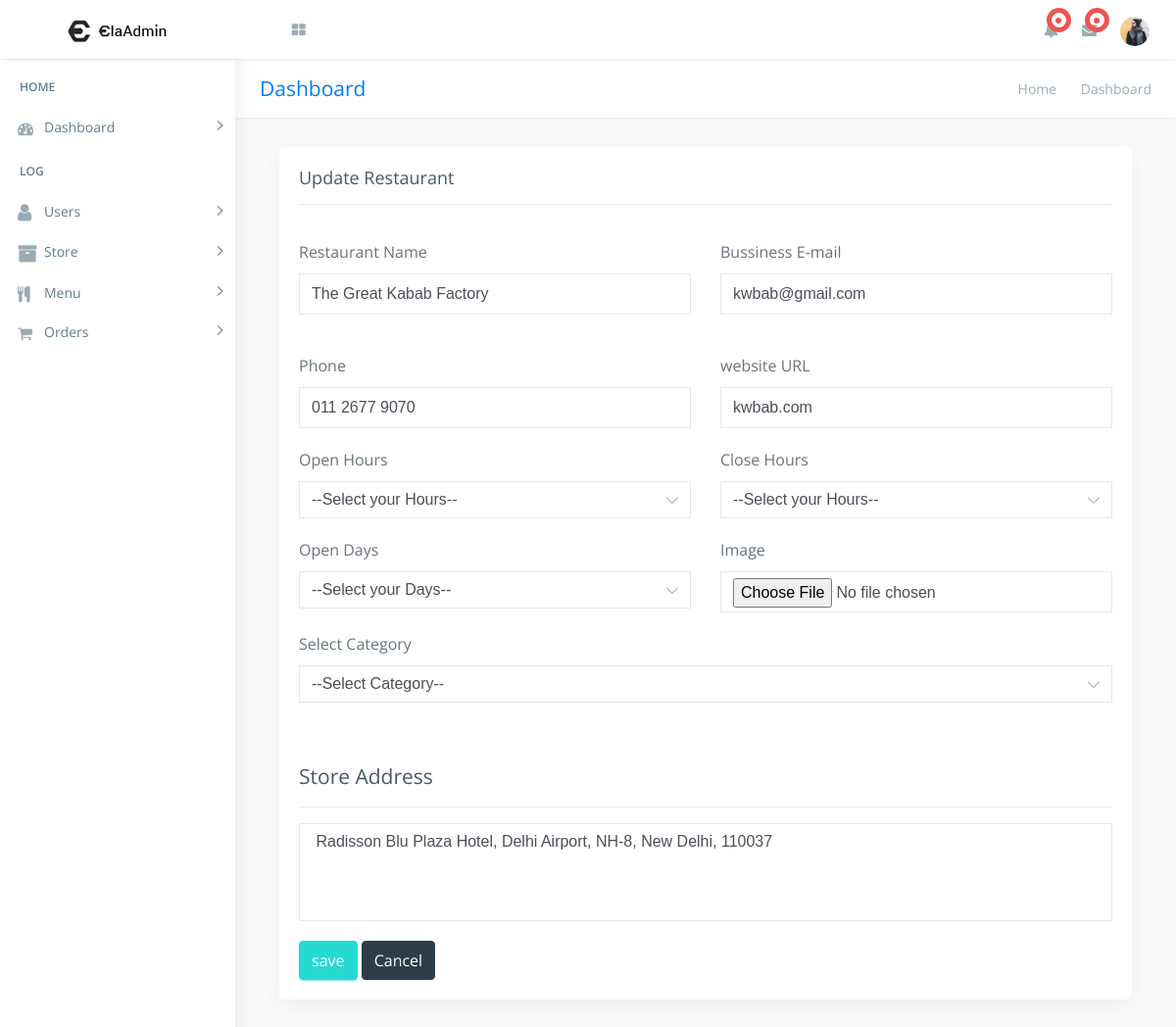
Page /admin/update_restraunt.php?res_upd=49 on the committed database.
### tables this page shows
CREATE TABLE `restaurant` (
  `rs_id` int(222) NOT NULL,
  `c_id` int(222) NOT NULL,
  `title` varchar(222) NOT NULL,
  `email` varchar(222) NOT NULL,
  `phone` varchar(222) NOT NULL,
  `url` varchar(222) NOT NULL,
  `o_hr` varchar(222) NOT NULL,
  `c_hr` varchar(222) NOT NULL,
  `o_days` varchar(222) NOT NULL,
  `address` text NOT NULL,
  `image` text NOT NULL,
  `date` timestamp NOT NULL DEFAULT CURRENT_TIMESTAMP ON UPDATE CURRENT_TIMESTAMP
);

### admin/update_restraunt.php (the view, shortened to what this page needs)
<!DOCTYPE html>
<html lang="en">
<?php
include("../connection/connect.php");
?>
<head>
    <link href="css/lib/bootstrap/bootstrap.min.css" rel="stylesheet">
    <link href="css/helper.css" rel="stylesheet">
    <link href="css/style.css" rel="stylesheet">
</head>
<body class="fix-header">
    <div id="main-wrapper">
        <div class="header">
            <nav class="navbar top-navbar navbar-expand-md navbar-light">
                <div class="navbar-header">
                    <a class="navbar-brand" href="index.html">
                        <b><img src="images/logo.png" alt="homepage" class="dark-logo" /></b>
                        <span><img src="images/logo-text.png" alt="homepage" class="dark-logo" /></span>
                    </a>
                </div>
                <div class="navbar-collapse">
                    <ul class="navbar-nav mr-auto mt-md-0">
                        <li class="nav-item m-l-10"> <a class="nav-link sidebartoggler hidden-sm-down text-muted  " href="javascript:void(0)"><i class="ti-menu"></i></a> </li>
                        <li class="nav-item dropdown mega-dropdown"> <a class="nav-link dropdown-toggle text-muted  " href="#" data-toggle="dropdown" aria-haspopup="true" aria-expanded="false"><i class="fa fa-th-large"></i></a>
                        </li>
                    </ul>
                    <ul class="navbar-nav my-lg-0">
                        <li class="nav-item hidden-sm-down search-box"> <a class="nav-link hidden-sm-down text-muted  " href="javascript:void(0)"><i class="ti-search"></i></a>
                        </li>
                        <li class="nav-item dropdown">
                            <a class="nav-link dropdown-toggle text-muted text-muted  " href="#" data-toggle="dropdown" aria-haspopup="true" aria-expanded="false"> <i class="fa fa-bell"></i>
								<div class="notify"> <span class="heartbit"></span> <span class="point"></span> </div>
							</a>
                        </li>
                        <li class="nav-item dropdown">
                            <a class="nav-link dropdown-toggle text-muted  " href="#" id="2" data-toggle="dropdown" aria-haspopup="true" aria-expanded="false"> <i class="fa fa-envelope"></i>
								<div class="notify"> <span class="heartbit"></span> <span class="point"></span> </div>
							</a>
                        </li>
                        <li class="nav-item dropdown">
                            <a class="nav-link dropdown-toggle text-muted  " href="#" data-toggle="dropdown" aria-haspopup="true" aria-expanded="false"><img src="images/users/5.jpg" alt="user" class="profile-pic" /></a>
                        </li>
                    </ul>
                </div>
            </nav>
        </div>
        <div class="left-sidebar">
            <div class="scroll-sidebar">
                <nav class="sidebar-nav">
                   <ul id="sidebarnav">
                        <li class="nav-devider"></li>
                        <li class="nav-label">Home</li>
                        <li> <a class="has-arrow  " href="#" aria-expanded="false"><i class="fa fa-tachometer"></i><span class="hide-menu">Dashboard</span></a>
                        </li>
                        <li class="nav-label">Log</li>
                        <li> <a class="has-arrow  " href="#" aria-expanded="false">  <span><i class="fa fa-user f-s-20 "></i></span><span class="hide-menu">Users</span></a>
                        </li>
                        <li> <a class="has-arrow  " href="#" aria-expanded="false"><i class="fa fa-archive f-s-20 color-warning"></i><span class="hide-menu">Store</span></a>
                        </li>
                      <li> <a class="has-arrow  " href="#" aria-expanded="false"><i class="fa fa-cutlery" aria-hidden="true"></i><span class="hide-menu">Menu</span></a>
                        </li>
						 <li> <a class="has-arrow  " href="#" aria-expanded="false"><i class="fa fa-shopping-cart" aria-hidden="true"></i><span class="hide-menu">Orders</span></a>
                        </li>
                    </ul>
                </nav>
            </div>
        </div>
        <div class="page-wrapper" style="height:1200px;">
            <div class="row page-titles">
                <div class="col-md-5 align-self-center">
                    <h3 class="text-primary">Dashboard</h3> </div>
                <div class="col-md-7 align-self-center">
                    <ol class="breadcrumb">
                        <li class="breadcrumb-item"><a href="javascript:void(0)">Home</a></li>
                        <li class="breadcrumb-item active">Dashboard</li>
                    </ol>
                </div>
            </div>
            <div class="container-fluid">
					    <div class="col-lg-12">
                        <div class="card card-outline-primary">
                                <h4 class="m-b-0 ">Update Restaurant</h4>
                            <div class="card-body">
                                <form action='' method='post'  enctype="multipart/form-data">
                                    <div class="form-body">
                                       <?php $ssql ="select * from restaurant where rs_id='$_GET[res_upd]'";
													$res=mysqli_query($db, $ssql);
													$row=mysqli_fetch_array($res);?>
                                        <hr>
                                        <div class="row p-t-20">
                                            <div class="col-md-6">
                                                <div class="form-group">
                                                    <label class="control-label">Restaurant Name</label>
                                                    <input type="text" name="res_name" value="<?php echo $row['title'];  ?>" class="form-control" placeholder="John doe">
                                                   </div>
                                            </div>
                                            <div class="col-md-6">
                                                <div class="form-group has-danger">
                                                    <label class="control-label">Bussiness E-mail</label>
                                                    <input type="text" name="email" value="<?php echo $row['email'];  ?>"class="form-control form-control-danger" placeholder="example@gmail.com">
                                                    </div>
                                            </div>
                                        </div>
                                        <div class="row p-t-20">
                                            <div class="col-md-6">
                                                <div class="form-group">
                                                    <label class="control-label">Phone </label>
                                                    <input type="text" name="phone" class="form-control" value="<?php echo $row['phone'];  ?>" placeholder="1-(555)-555-5555">
                                                   </div>
                                            </div>
                                            <div class="col-md-6">
                                                <div class="form-group has-danger">
                                                    <label class="control-label">website URL</label>
                                                    <input type="text" name="url" class="form-control form-control-danger" value="<?php echo $row['url'];  ?>" placeholder="http://example.com">
                                                    </div>
                                            </div>
                                        </div>
                                        <div class="row">
                                            <div class="col-md-6">
                                                <div class="form-group">
                                                    <label class="control-label">Open Hours</label>
                                                    <select name="o_hr" class="form-control custom-select"  data-placeholder="Choose a Category" >
                                                     <option>--Select your Hours--</option>
                                                    </select>
                                                </div>
                                            </div>
                                             <div class="col-md-6">
                                                <div class="form-group">
                                                    <label class="control-label">Close Hours</label>
                                                    <select name="c_hr" class="form-control custom-select"    data-placeholder="Choose a Category" >
                                                     <option>--Select your Hours--</option>
                                                    </select>
                                                </div>
                                            </div>
											 <div class="col-md-6">
                                                <div class="form-group">
                                                    <label class="control-label">Open Days</label>
                                                    <select name="o_days" class="form-control custom-select"  data-placeholder="Choose a Category" tabindex="1">
                                                        <option>--Select your Days--</option>
                                                    </select>
                                                </div>
                                            </div>
											<div class="col-md-6">
                                                <div class="form-group has-danger">
                                                    <label class="control-label">Image</label>
                                                    <input type="file" name="file"  id="lastName"  class="form-control form-control-danger" placeholder="12n">
                                                    </div>
                                            </div>
											 <div class="col-md-12">
                                                <div class="form-group">
                                                    <label class="control-label">Select Category</label>
													<select name="c_name" class="form-control custom-select" data-placeholder="Choose a Category" tabindex="1">
                                                        <option>--Select Category--</option>
													 </select>
                                                </div>
                                            </div>
                                        </div>
                                        <h3 class="box-title m-t-40">Store Address</h3>
                                        <hr>
                                        <div class="row">
                                            <div class="col-md-12 ">
                                                <div class="form-group">
                                                    <textarea name="address" type="text" style="height:100px;" class="form-control" > <?php echo $row['address']; ?> </textarea>
                                                </div>
                                            </div>
                                        </div>
                                        </div>
                                    </div>
                                    <div class="form-actions">
                                        <input type="submit" name="submit" class="btn btn-success" value="save">
                                        <a href="dashboard.php" class="btn btn-inverse">Cancel</a>
                                    </div>
                            </div>
                        </div>
                    </div>
                </div>
            </div>
</body>
</html>

### admin/css/helper.css (style rules this page uses)
.f-s-20 { font-size: 20px!important; }
.m-t-40 { margin-top: 40px!important; }
.m-b-0 { margin-bottom: 0px!important; }
.m-l-10 { margin-left: 10px!important; }
.p-t-20 { padding-top: 20px!important; }

### rows in the picture
restaurant: res_name "The Great Kabab Factory", email "kwbab@gmail.com", phone "011 2677 9070", url "kwbab.com", address "Radisson Blu Plaza Hotel, Delhi Airport, NH-8, New Delhi, 110037"
